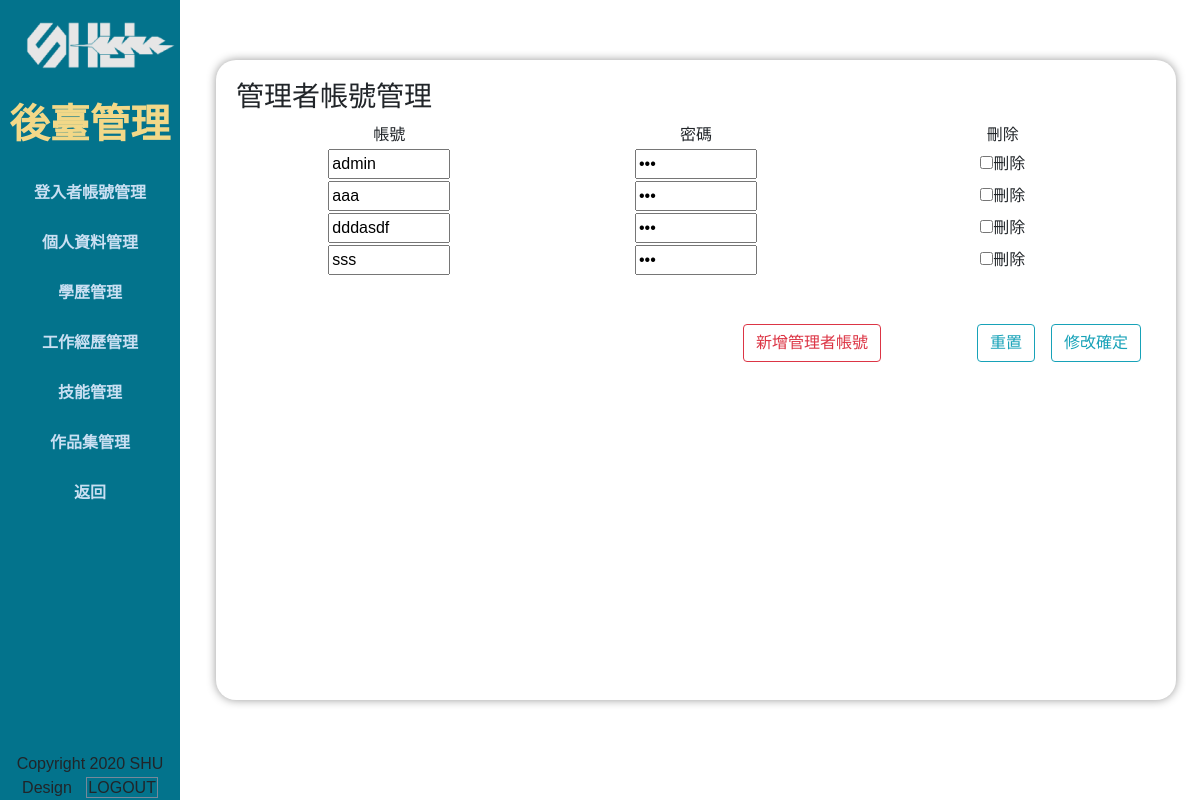
The app's page /admin.php (signed in) with its own data.
### tables this page shows
CREATE TABLE `res_admin` (
  `id` int(10) UNSIGNED NOT NULL,
  `acc` text NOT NULL,
  `pw` text NOT NULL
);

### base.php (called while the page is built, shortened)
<?php
class DB{
    private $dsn="mysql:host=localhost;charset=utf8;dbname=resume";
    private $root="root";
    private $password="";
    private $table;
    private $pdo;
    public function __construct($table){
        $this->table=$table;
        $this->pdo=new PDO($this->dsn,$this->root,$this->password);
    }
    public function all(...$arg){
        $sql="select * from $this->table ";
        return $this->pdo->query($sql)->fetchAll();
    }
}
?>

### backend/res_admin.php (the view, shortened to what this page needs)
<?php include_once "./base.php" ?>
<div>
    <h3 class="bd">管理者帳號管理</h3>
    <form method="post" action="api/edit.php">
        <table width="100%">
            <tbody>
                <tr class="yel">
                    <td width="30%">帳號</td>
                    <td width="30%">密碼</td>
                    <td width="30%">刪除</td>
                </tr>
                <?php
                    $table=$do;
                    $db=new DB($table);
                    $rows=$db->all();
                    foreach($rows as $row){
                ?>
                <tr style="text-align: center;">
                    <td><input type="text" name="acc[]" size="10" value="<?=$row['acc'];?>"></td>
                    <td><input type="password" name="pw[]" size="10" value="<?=$row['pw'];?>"></td>
                    <td> <input type="checkbox" name="del[]" value="<?=$row['id'];?>">刪除</td>
                </tr>
                <?php
                    }
                ?>
            </tbody>
        </table>
        <div class="container mt-5 ">
            <input class="float-right ml-3 btn btn-outline-info" type="submit" value="修改確定">
            <input class="float-right ml-5 btn btn-outline-info" type="reset" value="重置">
            <button type="button" class="float-right mr-5 btn btn-outline-danger" onclick="op(&#39;#cover&#39;,&#39;#cvr&#39;,&#39;./modal/res_admin.php?table=<?=$table;?>&#39;)">新增管理者帳號</button>
        </div>
    </form>
</div>

### assets/css/admin-style.css (style rules this page uses)
body { font-family: 'Lato', sans-serif; font-family: 'Noto Sans TC', sans-serif; }
input, select, textarea { outline: none; }
html { box-sizing: border-box; }
*, *:before, *:after { -webkit-box-sizing: inherit; -moz-box-sizing: inherit; box-sizing: inherit; }
.container { margin: 0 auto; }
.yel td { text-align:center; }

### records on screen
res_admin: acc "admin"
res_admin: acc "aaa"
res_admin: acc "dddasdf"
res_admin: acc "sss"
